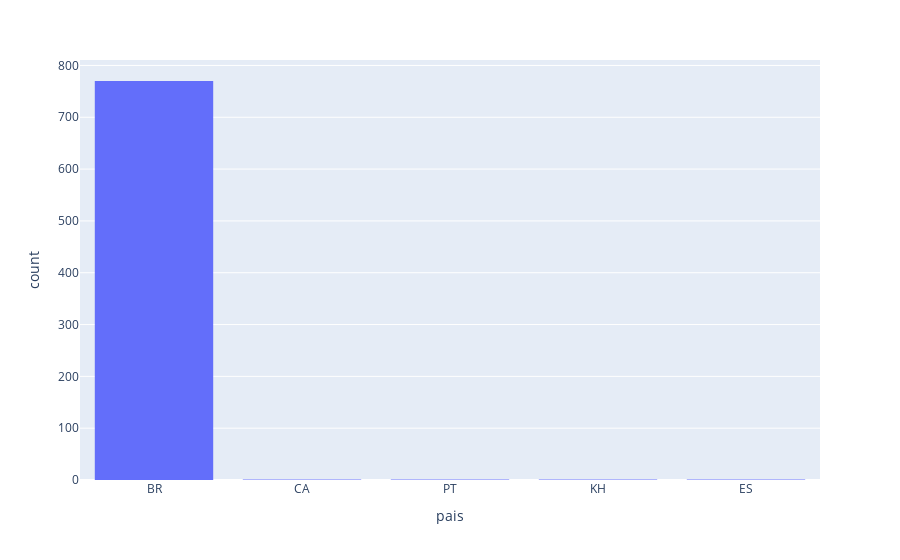

Notebook code cell kept with this figure:
### Code cell
pacientes = tabelas_paciente['pais']
df = pd.DataFrame(pacientes)
df = df.dropna()
grafico = px.histogram(data_frame=df, x='pais')
grafico.show()

### Figure 1 — Plotly figure (JSON) as saved in the notebook; plotly's stock layout.template omitted (floating-point values rounded to 4 significant figures; data arrays with more than 128 entries replaced by an {"elided": "..."} marker saying what was removed)
{"data": [{"alignmentgroup": "True", "bingroup": "x", "hovertemplate": "pais=%{x}<br>count=%{y}<extra></extra>", "legendgroup": "", "marker": {"color": "#636efa", "pattern": {"shape": ""}}, "name": "", "offsetgroup": "", "orientation": "v", "showlegend": false, "type": "histogram", "x": {"elided": "774 str values"}, "xaxis": "x", "yaxis": "y"}], "layout": {"barmode": "relative", "legend": {"tracegroupgap": 0}, "margin": {"t": 60}, "xaxis": {"anchor": "y", "domain": [0, 1], "title": {"text": "pais"}}, "yaxis": {"anchor": "x", "domain": [0, 1], "title": {"text": "count"}}}}
